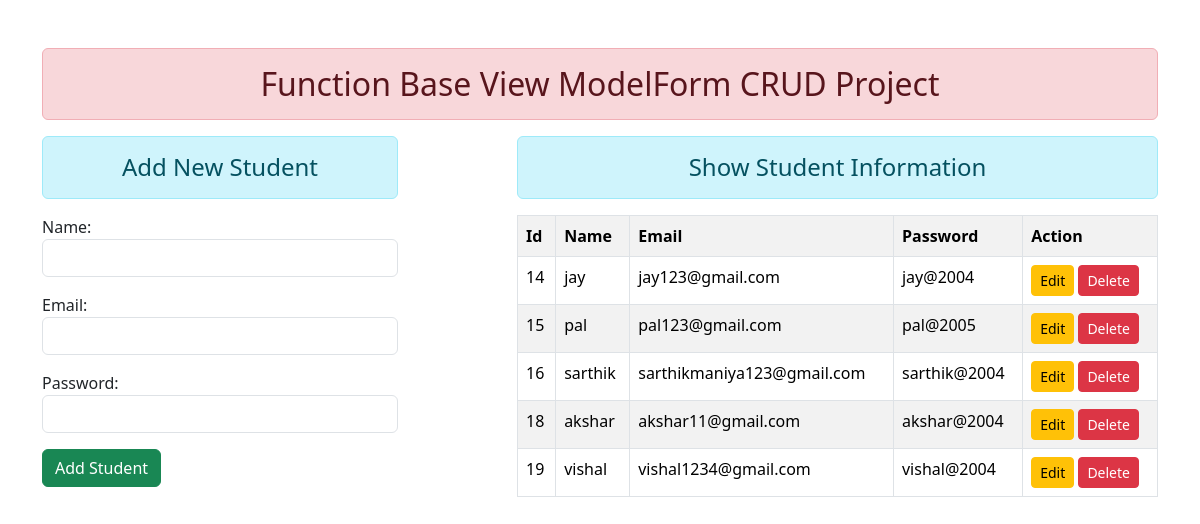
The page / on the database its author committed.
### enroll/models.py (models this page shows)
class User(models.Model):
    name = models.CharField(max_length=70)
    email = models.EmailField(max_length=100)
    password = models.CharField(max_length=70)

### enroll/views.py (the view)
# urls.py: path('', views.add_show, name='addandshow'),
def add_show(request):
    if request.method == "POST":
        fm = StudentRegistration(request.POST)
        if fm.is_valid():
            nm = fm.cleaned_data['name']
            em = fm.cleaned_data['email']
            pw = fm.cleaned_data['password']
            reg = User(name=nm, email=em, password=pw)
            reg.save()
            fm = StudentRegistration()
    else:
        fm = StudentRegistration()
    stud = User.objects.all()
    return render(request, 'enroll/addandshow.html', {'form': fm, 'stu': stud})

### enroll/forms.py
class StudentRegistration(forms.ModelForm):
    class Meta:
        model = User
        fields = ['name', 'email', 'password']
        widgets = {
            'name': forms.TextInput(attrs={
                'class': 'form-control',
                'autocomplete': 'off',
                'name': 'username'  # Change name attribute
            }),
            'email': forms.EmailInput(attrs={
                'class': 'form-control',
                'autocomplete': 'off',
                'name': 'useremail'  # Change name attribute
            }),
            'password': forms.PasswordInput(render_value=True,attrs={
                'class': 'form-control',
                'autocomplete': 'new-password',
                'name': 'userpassword'  # Change name attribute
            }),
        }

### enroll/templates/enroll/addandshow.html (shortened to what this page needs)
{% extends "enroll/base.html" %} {% block content %}
<div class="row">
      <div class="col-sm-4">
    <h4 class="text-center alert alert-info">Add New Student</h4>
    <form action="" method="POST" autocomplete="off">
      {% csrf_token %} {{ form.as_p }}
      <input type="submit" class="btn btn-success" value="Add Student" />
    </form>
  </div>
    <div class="col-sm-7 offset-sm-1">
        <h4 class="text-center alert alert-info">Show Student Information</h4>
        <table class="table table-bordered table-striped">
        <tr>
            <th>Id</th>
            <th>Name</th>
            <th>Email</th>
            <th>Password</th>
            <th>Action</th>
        </tr>
        {% for student in stu %}
        <tr>
            <td>{{ student.id }}</td>
            <td>{{ student.name }}</td>
            <td>{{ student.email }}</td>
            <td>{{ student.password }}</td>
            <td>
              <a href="{% url 'updatedata' student.id %}" class="btn btn-warning btn-sm">Edit</a>
              <form action="{% url 'deletedata' student.id %}" method="POST" class="d-inline">
                <input type="submit" class="btn btn-danger btn-sm" value="Delete" />
              </form>
            </td>
        </tr>
        {% endfor %}
        </table>
</div>
{% endblock content %}

### enroll/templates/enroll/base.html (shortened to what this page needs)
<!DOCTYPE html>
{% load static %}
<html lang="en">
<head>
    <link rel="stylesheet" href="{% static 'enroll/css/bootstrap.css' %}">
</head>
<body>
    <div class="container mt-5">
        <h2 class="text-center alert alert-danger">Function Base View ModelForm CRUD Project</h2>
        {% block content %}  {% endblock content %}
    </div>
</body>
</html>

### rows shown on the page
User: id "14", name "jay", email "jay123@gmail.com", password "jay@2004"
User: id "15", name "pal", email "pal123@gmail.com", password "pal@2005"
User: id "16", name "sarthik", email "sarthikmaniya123@gmail.com", password "sarthik@2004"
User: id "18", name "akshar", email "akshar11@gmail.com", password "akshar@2004"
User: id "19", name "vishal", email "vishal1234@gmail.com", password "vishal@2004"
